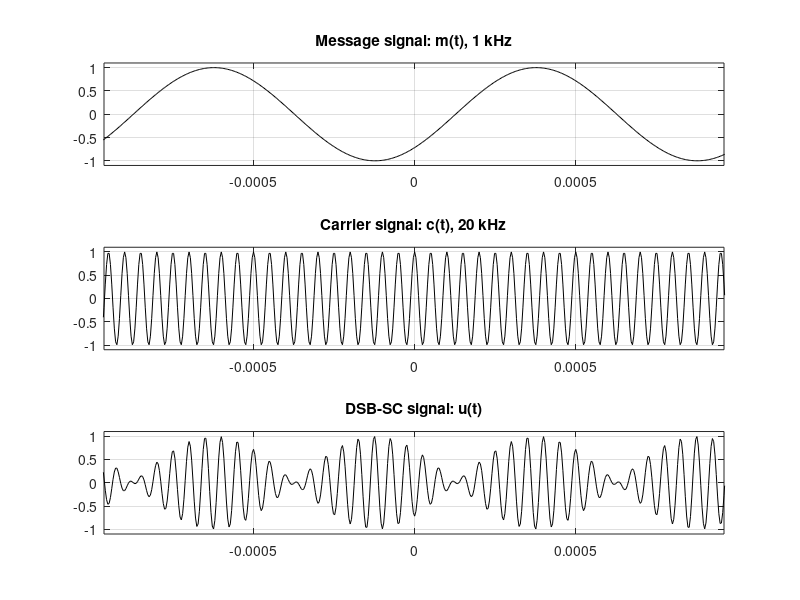

The MATLAB source for this figure: (Note: this script raises an error after producing the figure.)
% File: DSB_SC_sinusoidals.m
% ---------------------------------------------------------------
% Plots of signals associated with DSB-SC AM
% m   : Message signal, fm = 1 kHz, amplitude = 1
% c   : Carrier signal, fc = 10 kHz, amplitude = 1
% cLO : Local oscillator (LO) signal, fLO = 20 kHz, amplitude = 1
% z   : Multiplier (mixer) output
% y   : Lowpass filter (LPF) output
% ---------------------------------------------------------------
% Script to fix the sketch done in the whiteboard, which did not show the
% mixer output as a double-frequency sinusoidal ...
%
% EE160 - Fall 2021 - San Jose State University

clear 
seed = input('Enter your student ID: ');
rand('state',seed);
%%%%%%%%%%%%%%%%%%%%%%%%   MODULATOR   %%%%%%%%%%%%%%%%%%%%%%%%%%
% Message signal
fm = 1000;  t = -1/fm : 4e-6 : 1/fm; m = cos(2*pi*fm*t + rand*2*pi);
% Carrier signal
fc = 20000; c = cos(2*pi*fc*t);
% DSC-SC AM signal
u = m .* c;

figure(1)
subplot(3,1,1), plot(t,m,'-k'), axis tight
title('Message signal: m(t), 1 kHz'), grid on
axis([t(10) t(end-10) -1.1 1.1])
subplot(3,1,2), plot(t,c,'-k'), axis tight
title('Carrier signal: c(t), 20 kHz'), grid on
axis([t(10) t(end-10) -1.1 1.1])
subplot(3,1,3), plot(t,u,'-k'), axis tight
title('DSB-SC signal: u(t)'), grid on
axis([t(10) t(end-10) -1.1 1.1])

%%%%%%%%%%%%%%%%%%%%%%%   DEMODULATOR   %%%%%%%%%%%%%%%%%%%%%%%%%
% LO signal
fLO = 20000; cLO = 2*cos(2*pi*fLO*t);
% Mixer output
z = u .* cLO;
% Lowpass filter output
y = lowpass(z, 1.5e3, 1e6);

figure(2)
subplot(3,1,1), plot(t,cLO,'-k'), axis tight
title('LO carrier signal: c_{LO}(t), 20 kHz'), grid on
axis([t(10) t(end-10) -2.2 2.2])
subplot(3,1,2), plot(t,z,'-k'), axis tight
title('Mixer output: z(t), 40 kHz'), grid on
axis([t(10) t(end-10) -2.2 2.2])
subplot(3,1,3), plot(t,y,'-k'), axis tight
title('Lowpass filter output: y(t), 1 kHz'), grid on
axis([t(10) t(end-10) -1.1 1.1])

